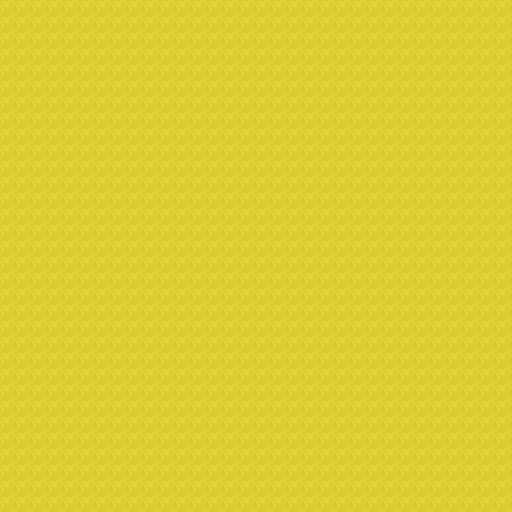

Below is a game level as drawn by its tile map, then a one-line description and the .tmx that defines it (tile-layer data replaced by summaries):
An orthogonal 32x32 tile map with 16x16 px tiles, 1 tile layer (Tile Layer 1).

<map version="1.0" orientation="orthogonal" width="32" height="32" tilewidth="16" tileheight="16">
 <tileset firstgid="1" name="Bg" tilewidth="16" tileheight="16">
  <image source="objects/FarmLand.png" width="16" height="16" />
 </tileset>
 <layer name="Tile Layer 1" width="32" height="32">
  <data>[1024 cells, 1024 non-empty, 1 distinct tile ids]</data>
 </layer>
</map>
